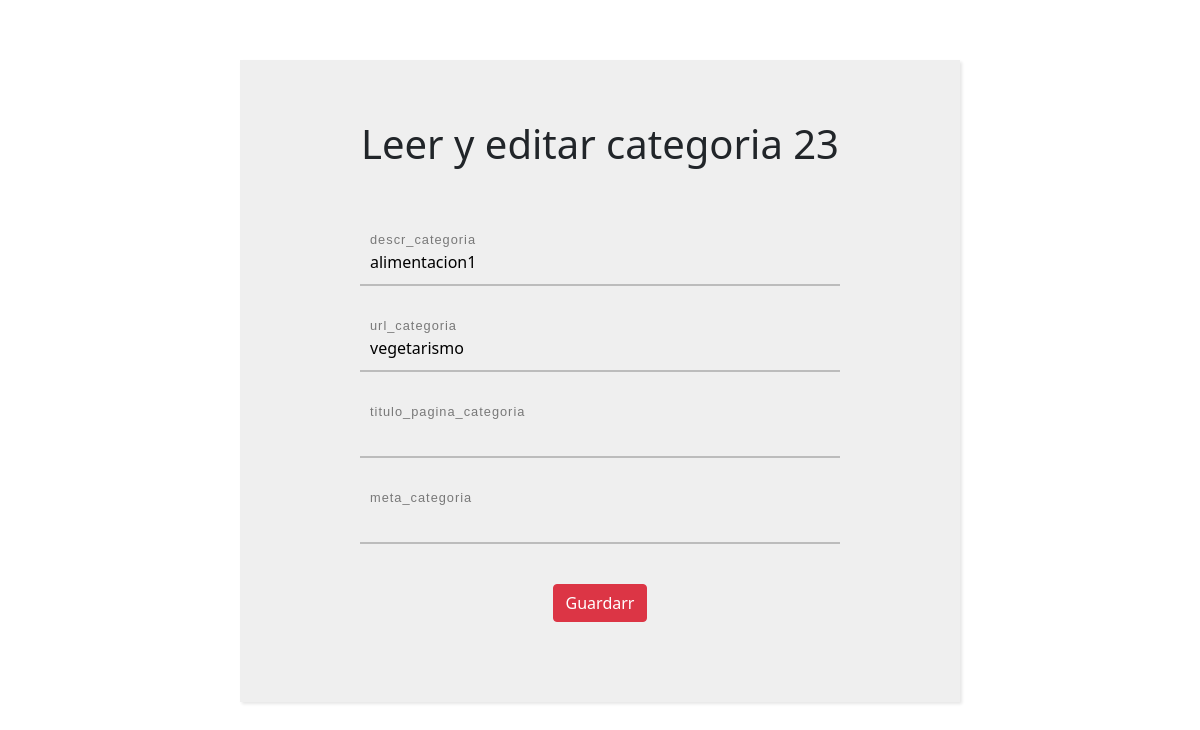
The app's page /edit_Categoria.php?id_categoria=23 with its own data.
### tables this page shows
CREATE TABLE `categorias` (
  `id_categoria` int(11) NOT NULL,
  `descr_categoria` varchar(100) NOT NULL,
  `url_categoria` varchar(100) NOT NULL
);

### edit_Categoria.php (the view, shortened to what this page needs)
<!DOCTYPE html>
<html lang="en">
<head>
    <link href="https://cdn.jsdelivr.net/npm/bootstrap@5.0.0-beta1/dist/css/bootstrap.min.css" rel="stylesheet">
    <link rel="stylesheet" href="css/formCrud.css">
</head>
<body>
    <?php
    include("config.php");
	$id_categoria=$_GET['id_categoria'];
    $sql_consult2 = "SELECT * FROM categorias WHERE id_categoria= '$id_categoria' ";
    $resultat2 = $connection->prepare($sql_consult2);
    $resultat2->execute();
    $headers = $resultat2->rowCount();
    ?>
    <?php
    if ($headers != 0) {
        foreach ($resultat2 as $resultats2) {
    ?>
            <form action="edit_Categoria.php" method="get" >
                <h1>Leer y editar categoria <?php echo $resultats2['id_categoria'] ?> </h1><br>
                <div id="bloque">
                    <label>
                        <p class="label-txt">descr_categoria</p>
                        <input type="text" class="input" name="descr_categoria" value="<?php echo $resultats2['descr_categoria'] ?>" required>
                        <div class="line-box">
                        </div>
                    </label>
					 <label>
                        <p class="label-txt">url_categoria</p>
                        <input type="text" class="input" name="url_categoria" value="<?php echo $resultats2['url_categoria'] ?>" required>
                        <div class="line-box">
                        </div>
                    </label>
                    <label>
                        <p class="label-txt">titulo_pagina_categoria</p>
                        <input type="text" class="input" name="titulo_pagina_categoria" value="<?php echo $resultats2['titulo_pagina_categoria'] ?>" required>
                        <div class="line-box">
                        </div>
                    </label>
					<label>
                        <p class="label-txt">meta_categoria</p>
                        <input type="text" class="input" name="meta_categoria" value="<?php echo $resultats2['meta_categoria'] ?>" required>
                        <div class="line-box">
                        </div>
                    </label>
                <?php
            }
        }
                ?>
                <button class="btn btn-danger" type="submit" name="submit">Guardarr</button>
                </div>
            </form>
</body>
</html>

### css/formCrud.css (style rules this page uses)
form { width: 60%; margin: 60px auto; background: #efefef; padding: 60px 120px 80px 120px; text-align: center; -webkit-box-shadow: 2px 2px 3px rgba(0,0,0,0.1); box-shadow: 2px 2px 3px rgba(0,0,0,0.1); }
label { display: block; position: relative; margin: 40px 0px; }
.label-txt { position: absolute; top: -1.6em; padding: 10px; font-family: sans-serif; font-size: .8em; letter-spacing: 1px; color: rgb(120,120,120); transition: ease .3s; }
.input { width: 100%; padding: 10px; background: transparent; border: none; outline: none; }
.line-box { position: relative; width: 100%; height: 2px; background: #BCBCBC; }
button { display: inline-block; padding: 12px 24px; background: rgb(220,220,220); font-weight: bold; color: rgb(120,120,120); border: none; outline: none; border-radius: 3px; cursor: pointer; transition: ease .3s; }

### records on screen
categorias: id_categoria "23", descr_categoria "alimentacion1", url_categoria "vegetarismo"
